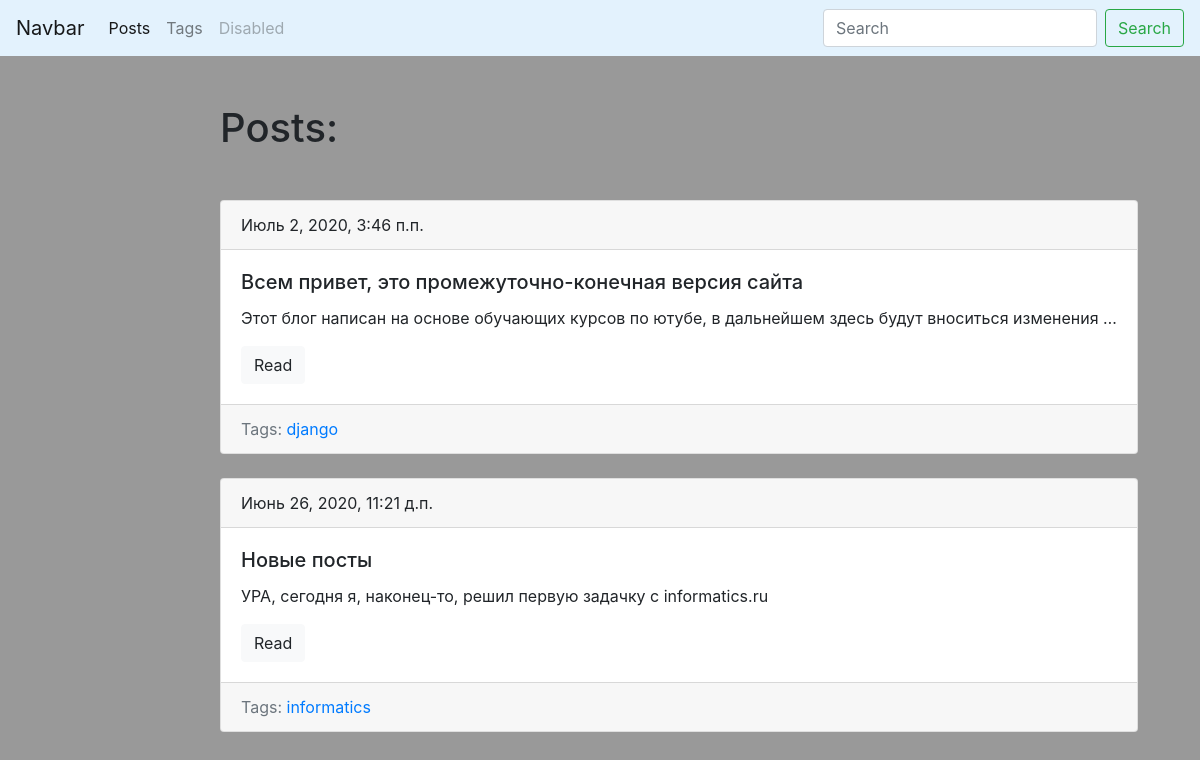
Screenshot of /blog/ with the database file from the repository.
### blog/models.py (models this page shows, shortened)
class Post(models.Model):
    title = models.CharField(max_length=100, db_index=True, verbose_name='Заголовок')
    slug = models.SlugField(max_length=20, unique=True, blank=True, verbose_name='Слаг')
    body = models.TextField(blank=True, db_index=True, verbose_name='Тело')
    tags = models.ManyToManyField('Tag', blank=True, related_name='posts', verbose_name='Тэги')
    date_pub = models.DateTimeField(auto_now_add=True, verbose_name='Дата публикации')
    def get_absolute_url(self):
        return reverse('post_detail_url', kwargs={"slug": self.slug})
    class Meta:
        verbose_name = 'пост'
        verbose_name_plural = 'посты'
        ordering = ['-date_pub']

class Tag(models.Model):
    title = models.CharField(max_length=30, verbose_name='Название')
    slug = models.SlugField(max_length=15, unique=True, verbose_name='Слаг')
    def get_absolute_url(self):
        return reverse('tag_detail_url', kwargs={'slug': self.slug})
    class Meta:
        verbose_name = 'тэг'
        verbose_name_plural = 'тэги'
        ordering = ['title']

### blog/views.py (the view)
# urls.py: path('', posts_list, name='posts_list_url'),
def posts_list(request):
    search_query = request.POST.get('search', '')
    if search_query:
        posts = Post.objects.filter(Q(title__icontains=search_query) | Q(body__icontains=search_query))
    else:
        posts = Post.objects.all()
    paginator = Paginator(posts, 2)
    page_number = request.GET.get('page', 1)
    page = paginator.get_page(page_number)
    is_paginated = page.has_other_pages()
    if page.has_previous():
        prev_url = '?page={}'.format(page.previous_page_number())
    else:
        prev_url = ''
    if page.has_next():
        next_url = '?page={}'.format(page.next_page_number())
    else:
        next_url = ''
    context = {
        'page_object': page,
        'is_paginated': is_paginated,
        'next_url': next_url,
        'prev_url': prev_url
    }
    return render(request, "blog/index.html", context=context)

### blog/templates/blog/index.html (shortened to what this page needs)
{% extends 'blog/base_blog.html' %}
{% block content %}
<h1 class="mb-5">Posts:</h1>
{% for post in page_object.object_list %}
    {% include 'blog/includes/post_card_template.html' %}
{% endfor %}
{% endblock %}

### blog/templates/blog/includes/post_card_template.html
<div class="card mb-4">
          <div class="card-header">
              {{ post.date_pub }}
          </div>
          <div class="card-body">
            <h5 class="card-title">{{ post.title }}</h5>
            <p class="card-text">{{ post.body|truncatewords:15 }}</p>
            <a href="{{ post.get_absolute_url }}" class="btn btn-light">Read</a>
          </div>
            <div class="card-footer text-muted">
                Tags:
                {% for tag in post.tags.all %}
                <a href="{{ tag.get_absolute_url }}">{{ tag.title }}</a>
                {% endfor %}
            </div>
        </div>

### blog/static/css/admin.css (style rules this page uses)
body { background: #999; }

### rows the page displays
Post: date_pub "Июль 2, 2020, 3:46 п.п.", title "Всем привет, это промежуточно-конечная версия сайта", body "Этот блог написан на основе обучающих курсов по ютубе, в дальнейшем здесь будут вноситься изменения …"
Tag: title "django"
Post: date_pub "Июнь 26, 2020, 11:21 д.п.", title "Новые посты", body "УРА, сегодня я, наконец-то, решил первую задачку с informatics.ru"
Tag: title "informatics"
